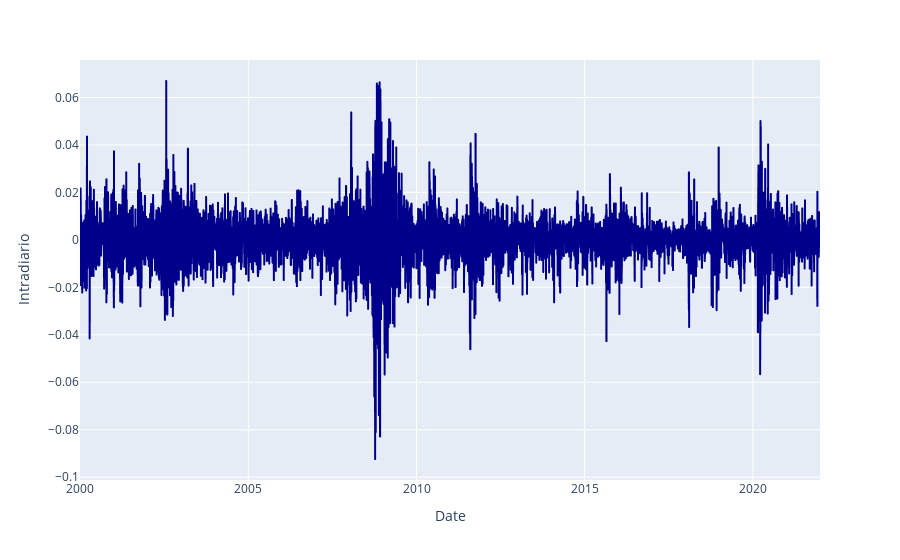

Write notebook code for a chart like this one.
### Markdown cell above
Esto mismo se puede observar en el comportamiento de los retornos, como por ejemplo en el intradiario

### Code cell
fig = px.line(datavolatilidad, x='Date', y='Intradiario', color_discrete_sequence=["darkblue"])
fig.show()

### Figure 1 — Plotly figure (JSON) as saved in the notebook; plotly's stock layout.template omitted (floating-point values rounded to 4 significant figures; data arrays with more than 128 entries replaced by an {"elided": "..."} marker saying what was removed)
{"data": [{"hovertemplate": "Date=%{x}<br>Intradiario=%{y}<extra></extra>", "legendgroup": "", "line": {"color": "darkblue", "dash": "solid"}, "marker": {"symbol": "circle"}, "mode": "lines", "name": "", "showlegend": false, "type": "scattergl", "x": {"elided": "5537 str values"}, "xaxis": "x", "y": {"elided": "5537 float values"}, "yaxis": "y"}], "layout": {"legend": {"tracegroupgap": 0}, "margin": {"t": 60}, "xaxis": {"anchor": "y", "domain": [0, 1], "title": {"text": "Date"}}, "yaxis": {"anchor": "x", "domain": [0, 1], "title": {"text": "Intradiario"}}}}
